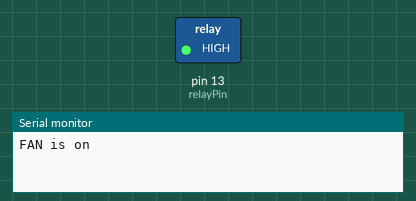
Bench run of a sketch on a simulated Arduino Uno, built with avr-gcc and run on an emulated ATmega328P. Shown: switched loads named in the sketch (green lamp = pin HIGH), the last lines printed to the serial monitor.

Above: at 2.5 s.
At 7.5 s:
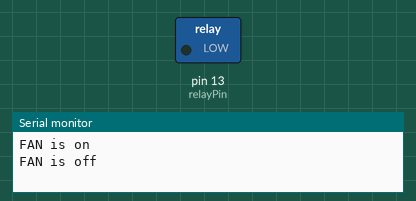
Timing chart, 0 to 13.0 s (numbered marks = the images above):
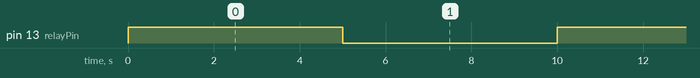

The sketch:

ex16.ino
```cpp
const int relayPin=13;			//繼電器(Relay)
const int IN1=12;			    //IN1輸入
int relayState=0;					//繼電器狀態
void setup()	{
	Serial.begin(9600);			//開啟Serialport,通訊速率為9600bps
	pinMode(relayPin,OUTPUT);	//把relayPin設置成OUTPUT
}
void loop(){
  Serial.println("FAN is on");		//風扇啟動
  digitalWrite(relayPin,HIGH);
  digitalWrite(IN1,HIGH);
  delay(5000);
  Serial.println("FAN is off");		//風扇停止
  digitalWrite(relayPin,LOW);
  digitalWrite(IN1,LOW);
  delay(5000);
}
```

Measured:
- by itself, pin 13 (relayPin): alternates HIGH for 5.0 s and LOW for 5.0 s
